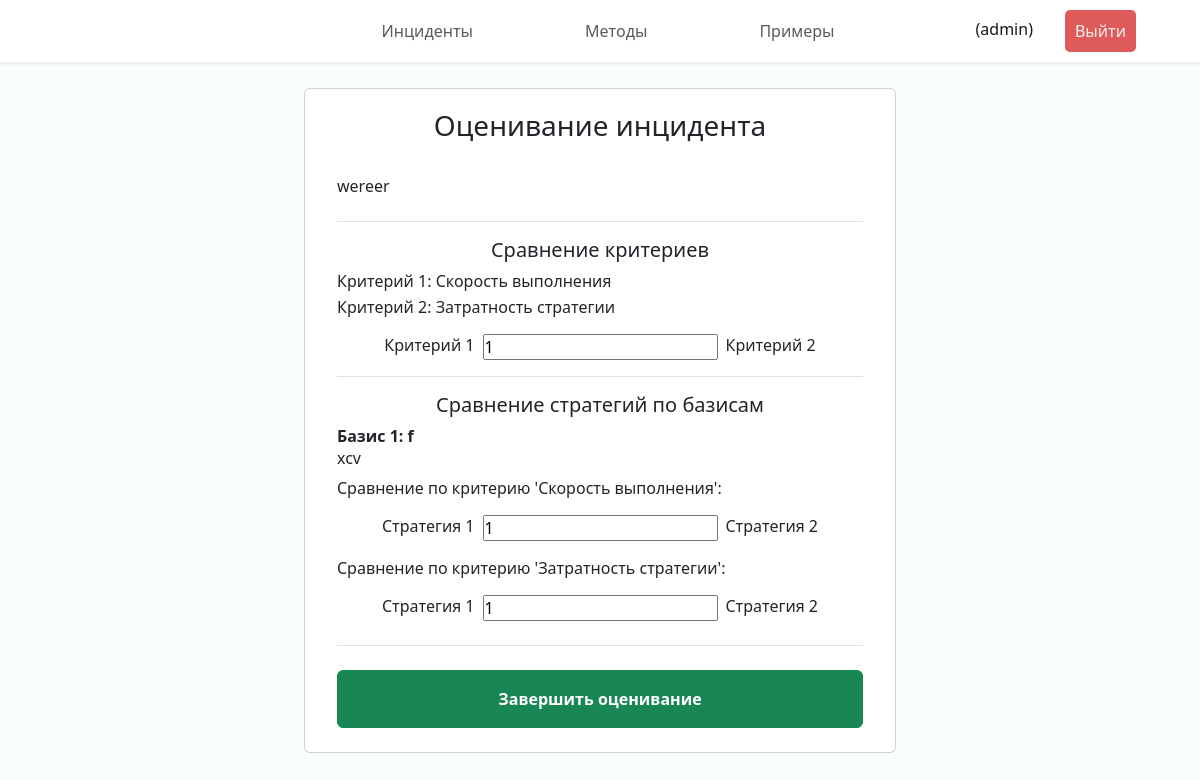
The app's page /incident/assess/5 (signed in) with its own data.
### incidents/models.py (models this page shows, shortened)
class Incident(models.Model):
    name = models.CharField("Название", max_length=100)
    description = models.TextField("Описание")
    created_at = models.DateTimeField("Создан")
    results = models.JSONField("Результаты", null=True, blank=True)
    creator = models.ForeignKey(Expert, verbose_name="Инициатор", on_delete=models.CASCADE,
                                related_name="authored_incidents")
    status = models.ForeignKey(Status, verbose_name="Статус", on_delete=models.CASCADE)
    criteries = models.ManyToManyField(Criteria, through="IncidentCriteria")
    experts = models.ManyToManyField(Expert, through="IncidentExpert")
    class Meta:
        verbose_name = "Инцидент"
        verbose_name_plural = "Инциденты"

class IncidentCriteria(models.Model):
    incident = models.ForeignKey(Incident, verbose_name="Инцидент", on_delete=models.CASCADE)
    criteria = models.ForeignKey(Criteria, verbose_name="Критерий", on_delete=models.CASCADE)
    number = models.PositiveSmallIntegerField("Номер")
    class Meta:
        verbose_name = "Критерий ранжирования инцидента"
        verbose_name_plural = "Критерии ранжирования инцидента"
        unique_together = ('incident', 'criteria',)

class Criteria(models.Model):
    description = models.CharField("Описание", max_length=200)
    def __str__(self) -> str:
        return self.description
    class Meta:
        verbose_name = "Критерий ранжирования"
        verbose_name_plural = "Критерии ранжирования"

class Basis(models.Model):
    incident = models.ForeignKey(Incident, verbose_name="Инцидент", on_delete=models.CASCADE)
    name = models.CharField("Название", max_length=100)
    description = models.TextField("Описание")
    number = models.PositiveSmallIntegerField("Номер")
    class Meta:
        verbose_name = "Базис инцидента"
        verbose_name_plural = "Базисы инцидента"
        unique_together = ('incident', 'name',)

### incidents/views.py (the view)
# urls.py: path("incident/assess/<int:incident_id>", views.incident_assess, name="incident_assess"),
@login_required(login_url='login')
def incident_assess(request, incident_id):
    if request.method == 'POST':
        try:
            incident = Incident.objects.get(id=incident_id)
        except Incident.DoesNotExist:
            raise Http404("Инцидент не существует")
        try:
            expert = Expert.objects.get(user=request.user)
        except Expert.DoesNotExist:
            raise Http404("Эксперт не существует")
        incident_expert = IncidentExpert.objects.get(incident=incident,
                                                        expert=expert)
        incident_expert.scores = json.loads(request.body)
        incident_expert.save()
        if check_all_experts_done(incident):
            incident.status = Status.objects.get(name="Оценен")
            incident.results = calculate_incident(get_all_scores(incident))
            incident.save()
        return HttpResponse(status=200)
    else:
        try:
            incident = Incident.objects.get(id=incident_id)
        except Incident.DoesNotExist:
            raise Http404("Инцидент не существует")
        return render(request, "incidents/incident_assess.html",{
            'incident': incident})

### incidents/templatetags/utiltags.py (called while the page is built)
@register.filter(name='times')
def times(_min, args=None):
    _max, _step = None, None
    if args:
        if not isinstance(args, int):
            _max, _step = map(int, args.split(','))
        else:
            _max = args
    args = filter(None, (_min, _max, _step))
    return range(*args)

### incidents/templates/incidents/incident_assess.html (shortened to what this page needs)
{% extends 'incidents/base.html' %}
{% load static %}
{% load utiltags %}
{% block header %}
<header class="header fixed-top shadow-sm d-flex">
    <nav class="navbar navbar-expand-lg w-100">
        <div class="collapse navbar-collapse justify-content-center" id="navbarNav">
        <ul class="navbar-nav py-1">
            <li class="nav-item px-5"><a class="nav-link" href="{% url 'incidents' %}">Инциденты</a></li>
            <li class="nav-item px-5"><a class="nav-link" href="{% url 'methods' %}">Методы</a></li>
            <li class="nav-item px-5"><a class="nav-link" href="{% url 'examples' %}">Примеры</a></li>
        </ul>
        </div>
        <ul class="navbar-nav position-fixed end-0 me-5 align-items-center">
            <li class="nav-item px-3 text-end mb-1">
                <div class="username">({{ request.user.get_username }})</div>
            </li>
            <li class="nav-item px-3">
                <form action="{% url 'logout' %}" method="POST">
                    <button class="logout-btn" type="submit">Выйти</button>
                </form>
            </li>
          </ul>
    </nav>
</header>
{% endblock %}
{% block content %}
<div class="cards d-flex p-2 flex-column align-items-center">
  <div class="col-lg-6 col-xxl-5 card mb-3">
    <div class="card-body mx-3 my-1">
      <form id="assessment">
        <h3 class="mb-4	text-center">Оценивание инцидента</h3>
        <div class="card-text py-2 border-bottom">
          {{ incident.description|linebreaks }}
        </div>
          {% if incident.criteries.count > 1 %}
            <div class="d-flex flex-column gap-2 py-3 border-bottom">
              <h5 class="m-0 text-center">Сравнение критериев</h5>
              <div class="d-flex flex-column gap-1 mb-2">
                {% for criteria in incident.incidentcriteria_set.all %}
                  <span>Критерий {{ forloop.counter }}: {{ criteria.criteria }}</span>
                {% endfor %}
              </div>
              {% for x in incident.criteries.count|times %}
                {% for y in x|add:"1"|times:incident.criteries.count %}
                  <div name="criteria" class="d-flex justify-content-center align-content-center gap-2">
                    <label for="criteria_score">Критерий {{x|add:"1"}}</label>
                    <input type="text" id="criteria_score" name="criteria_score" value="1" />
                    <label for="criteria_score">Критерий {{y|add:"1"}}</label>
                  </div>
                {% endfor %}
              {% endfor %}
            </div>
          {% endif %}
          {% if incident.basis_set.count > 0 and incident.strategy_set.count > 1 %}
            <div class="d-flex flex-column gap-2 py-3 border-bottom">
              <h5 class="m-0 text-center">Сравнение стратегий по базисам</h4>
              {% for basis in incident.basis_set.all %}
                <div name="basis">
                  <div class="fw-bold">Базис {{ forloop.counter }}: {{ basis.name }}</div>
                  <div>{{ basis.description }}</div>
                  {% for criteria in incident.criteries.all %}
                    <div name="criteria_basis" class="py-2">
                      <p>Сравнение по критерию '{{ criteria.description }}':</p>
                      {% for x in incident.strategy_set.count|times %}
                        {% for y in x|add:"1"|times:incident.strategy_set.count %}
                          <div name="strategy" class="d-flex justify-content-center align-content-center gap-2">
                            <label for="strategy_score">Стратегия {{x|add:"1"}}</label>
                            <input type="text" id="strategy_score" name="strategy_score" value="1" />
                            <label for="strategy_score">Стратегия {{y|add:"1"}}</label>
                          </div>
                        {% endfor %}
                      {% endfor %}
                    </div>
                  {% endfor %}
                </div>
              {% endfor %}
            </div>
          {% endif %}
          <input type="submit" value="Завершить оценивание" class="btn btn-success mt-4 mb-1 p-3 w-100 fw-bold"/>
      </form>
    </div>
  </div>
</div>
{% endblock %}

### incidents/static/incidents/css/style.css (style rules this page uses)
:root { --font-family: "Segoe UI", Roboto, "Helvetica Neue", Arial, sans-serif; }
* { box-sizing: border-box; padding: 0; margin: 0; }
body { margin: 5rem 0 0 0; font-family: var(--font-family); font-weight: 400; line-height: normal; background-color: rgb(250, 254, 251); color: #19171a; overflow: overlay; width: 100%; }
.header { background: rgb(255, 255, 255); }
.logout-btn { padding: 10px; background-color: #df5b5b; color: #f5efef; text-decoration: none; border-radius: 5px; border-width: 0; }

### records on screen
Incident: description "wereer"
IncidentCriteria: criteria "Скорость выполнения"
IncidentCriteria: criteria "Затратность стратегии"
Basis: name "f", description "xcv"
Criteria: description "Скорость выполнения", x "1", x "2"
Criteria: description "Затратность стратегии", x "1", x "2"

### other values on screen
{{ request.user.get_username }} "admin"
{{ x|add:"1" }} "1"
{{ y|add:"1" }} "2"
